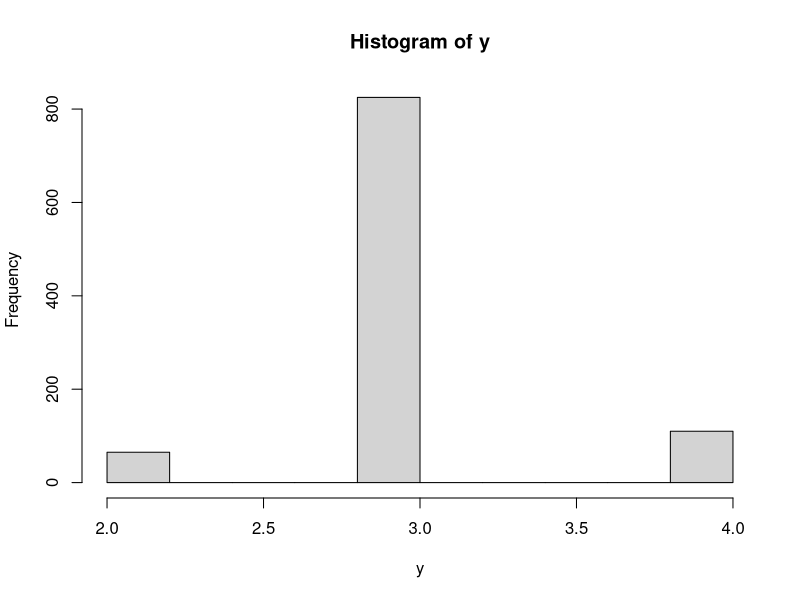
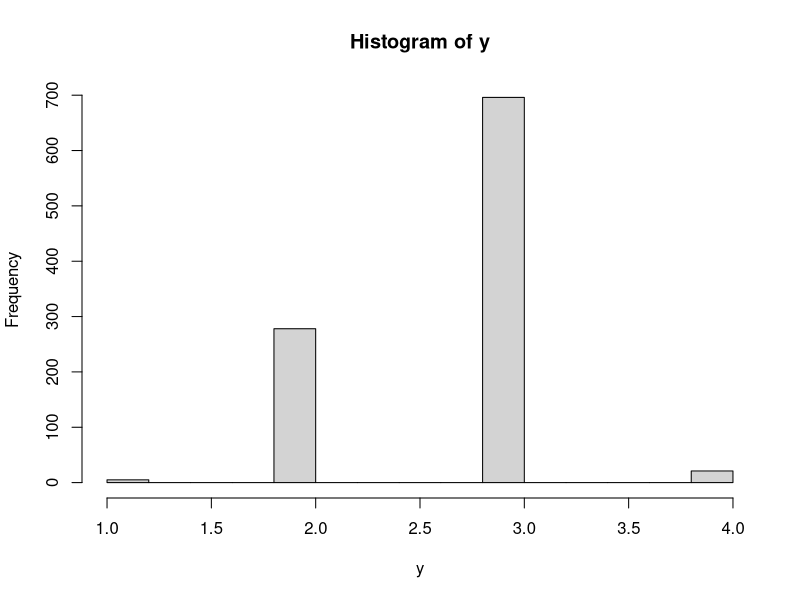
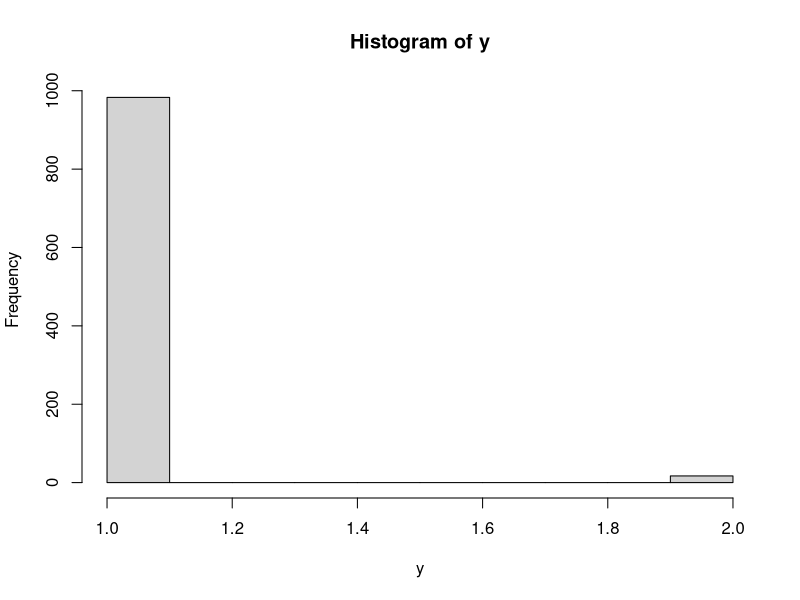
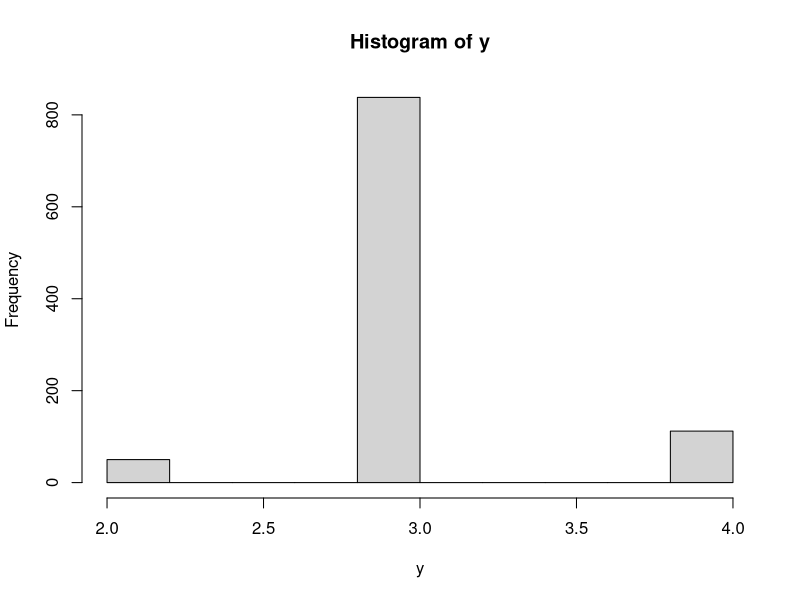
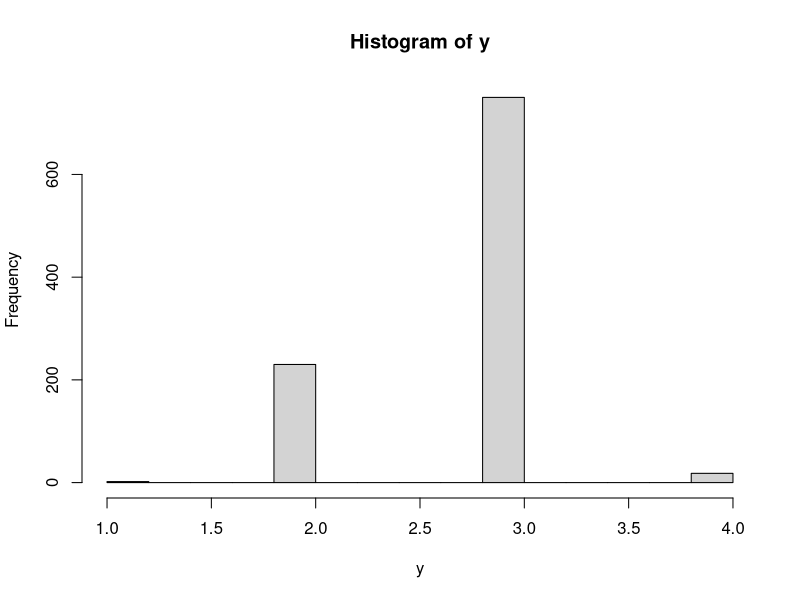
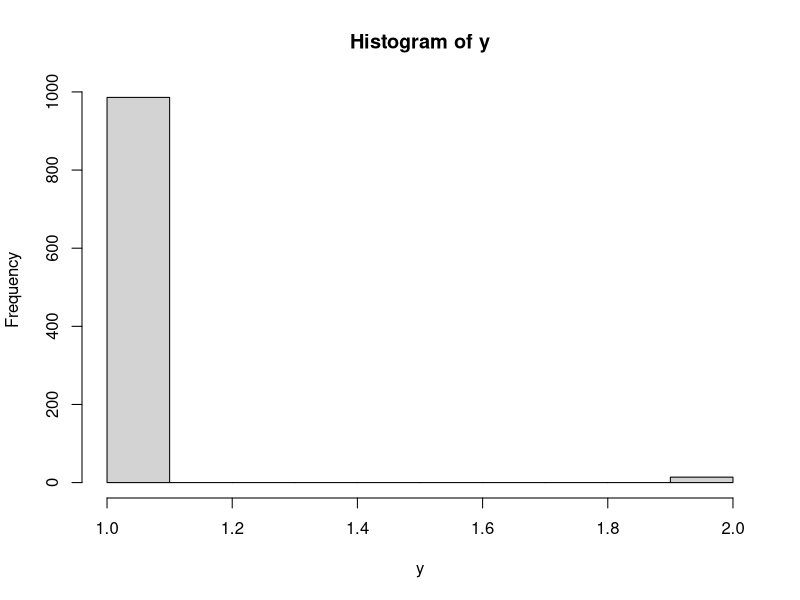
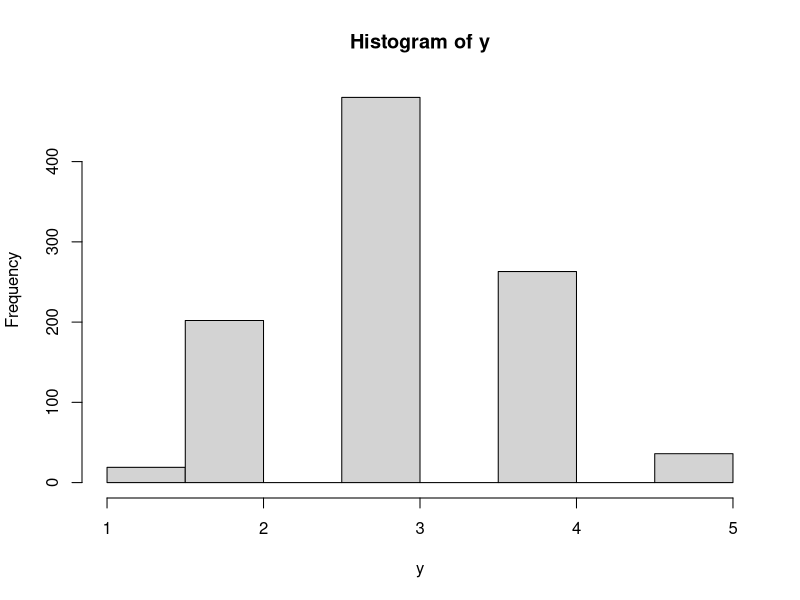
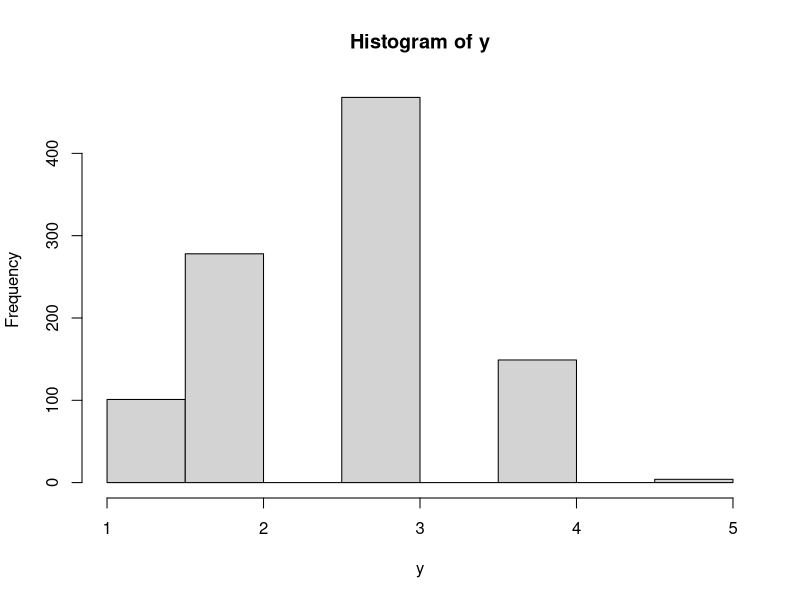

Here is the R script that generated these plots, in order:
## ---- chunk 1

#Vary the sample size -- set value of N
#Vary the degree of unequal thresholds -- choose between mild, moderate, and severe
#Vary the size of the predictor effects of eta -- b1 and b2
### 2 Conditions: [.1, .2, .9]; [.2, .4, .8]
#Vary the link between eta and ystar - gamma1 and gamma2
### 3 Conditions: [.4, .3]; [.8, .6]; [1.6, 1.2]
# 
# THE FOLLOWING IS A DEMONSTRATION OF HOW YOU WOULD USE A FOR LOOP HERE
# YOU WOULD NEST EVERYTHING WITHIN THE FOR LOOP
# gammas.A <- c(.4, .3)
# gammas.B <- c(.8, .6)
# gammas.C <- c(1.6, 1.2)
# 
# list.of.gammas <- list(gammas.A, gammas.B, gammas.C)
# 
# for (g in 1:3) {
#   whatever.gamma <- list.of.gammas[[g]]
#   gamma1 <- whatever.gamma[1]
#   gamma.2 <- whatever.gamma[2]
# }




#step 1 - generate background variables
N <- 1000 #not going to change when we're just looking at histograms
x1 <- rnorm(N)
x2 <- rbinom(N,1,.5)

# b1 <- .1
# b2 <- .2
# b3 <- .9
# 
# equal1 <- -1.8
# equal2 <- -0.6
# equal3 <- 0.6
# equal4 <- 1.8
# 
# mild1 <- -1
# mild2 <- -0.2
# mild3 <- 1
# mild4 <- 2.5
# 
# severe1 <- 1
# severe2 <- 2
# severe3 <- 2.5
# severe4 <- 3


#step 2 - generate eta
# eta <- b1*x1 + b2*x2 + b3*rnorm(N)

#step 3 - generate ystar

# gamma1 <- .8
# gamma2 <- .6

# ystar1 <- gamma1*eta + gamma2*rnorm(N, 0, sd(eta))
# ystar2 <- gamma1*eta + gamma2*rnorm(N, 0, sd(eta))
# ystar3 <- gamma1*eta + gamma2*rnorm(N, 0, sd(eta))
# ystar4 <- gamma1*eta + gamma2*rnorm(N, 0, sd(eta))
# ystar5 <- gamma1*eta + gamma2*rnorm(N, 0, sd(eta))
# ystar6 <- gamma1*eta + gamma2*rnorm(N, 0, sd(eta))
# ystar7 <- gamma1*eta + gamma2*rnorm(N, 0, sd(eta))
# ystar8 <- gamma1*eta + gamma2*rnorm(N, 0, sd(eta))
# ystar9 <- gamma1*eta + gamma2*rnorm(N, 0, sd(eta))
# ystar10 <- gamma1*eta + gamma2*rnorm(N, 0, sd(eta))


#generate y1...y10
#create lists for varying conditions (thresholds, gammas, betas)
thresholds.equal <- c(-1.8, -0.6, 0.6, 1.8)
thresholds.mild <- c(-1, -0.2, 1, 2.5)
thresholds.severe <- c(1, 2, 2.5, 3)
list.of.thresholds <- list(thresholds.equal, thresholds.mild, thresholds.severe)

gammas.A <- c(.4, .3)
gammas.B <- c(.8, .6)
gammas.C <- c(1.6, 1.2)
list.of.gammas <- list(gammas.A, gammas.B, gammas.C)

betas.A <- c(.1, .2, .9)
betas.B <- c(.2, .4, .8)
list.of.betas <- list(betas.A, betas.B)

#nested for loop to iterate through conditions
for (g in 1:3) {
  g.gammas <- list.of.gammas[[g]]
  gamma.1 <- g.gammas[1]
  gamma.2 <- g.gammas[2]
  
  for (b in 1:2) {
    b.betas <- list.of.betas[[b]]
    beta.1 <- b.betas[1]
    beta.2 <- b.betas[2]
    beta.3 <- b.betas[3]
    
    eta <- beta.1*x1 + beta.2*x2 + beta.3*rnorm(N)
    
    for (t in 1:3) {
      t.thresholds <- list.of.thresholds[[t]]
      threshold.1 <- t.thresholds[1]
      threshold.2 <- t.thresholds[2]
      threshold.3 <- t.thresholds[3]
      threshold.4 <- t.thresholds[4]
      
      y <- rep(NA, N)
      eta <- beta.1*x1 + beta.2*x2 + beta.3*rnorm(N)
      ystar <- gamma.1*eta + gamma.2*rnorm(N, 0, sd(eta))
      
      for (a in 1:N) {
        if (ystar[a] <= threshold.1) {
          y[a] = 1
        }
        else if (ystar[a] <= threshold.2) {
          y[a] = 2
          }
        else if (ystar[a] <= threshold.3) {
          y[a] = 3
          }
        else if (ystar[a] <= threshold.4) {
          y[a] = 4
        }
        else {
          y[a] = 5
        }
      }
      hist(y)
    }
  }
}


#y1- equally spaced
# y1<-rep(NA, N)
# 
# for (a in 1:N) {
#   if (ystar1[a] <= equal1) {
#     y1[a] = 1
#   }
#   else if (ystar1[a] <= equal2) {
#     y1[a] = 2
#   }
#   else if (ystar1[a] <= equal3) {
#     y1[a] = 3;
#   }
#   else if (ystar1[a] <= equal4) {
#     y1[a] = 4
#   }
#   else {
#     y1[a] = 5
#   }
# }
# hist(y1)

## ---- chunk 2
# #This is for demonstration purposes only
# y1.weird <- 6 - y1
# y1.weirder <- y1 + rnorm(N, 0, 1)
# 
# hist(y1.weird)
# hist(y1.weirder)

